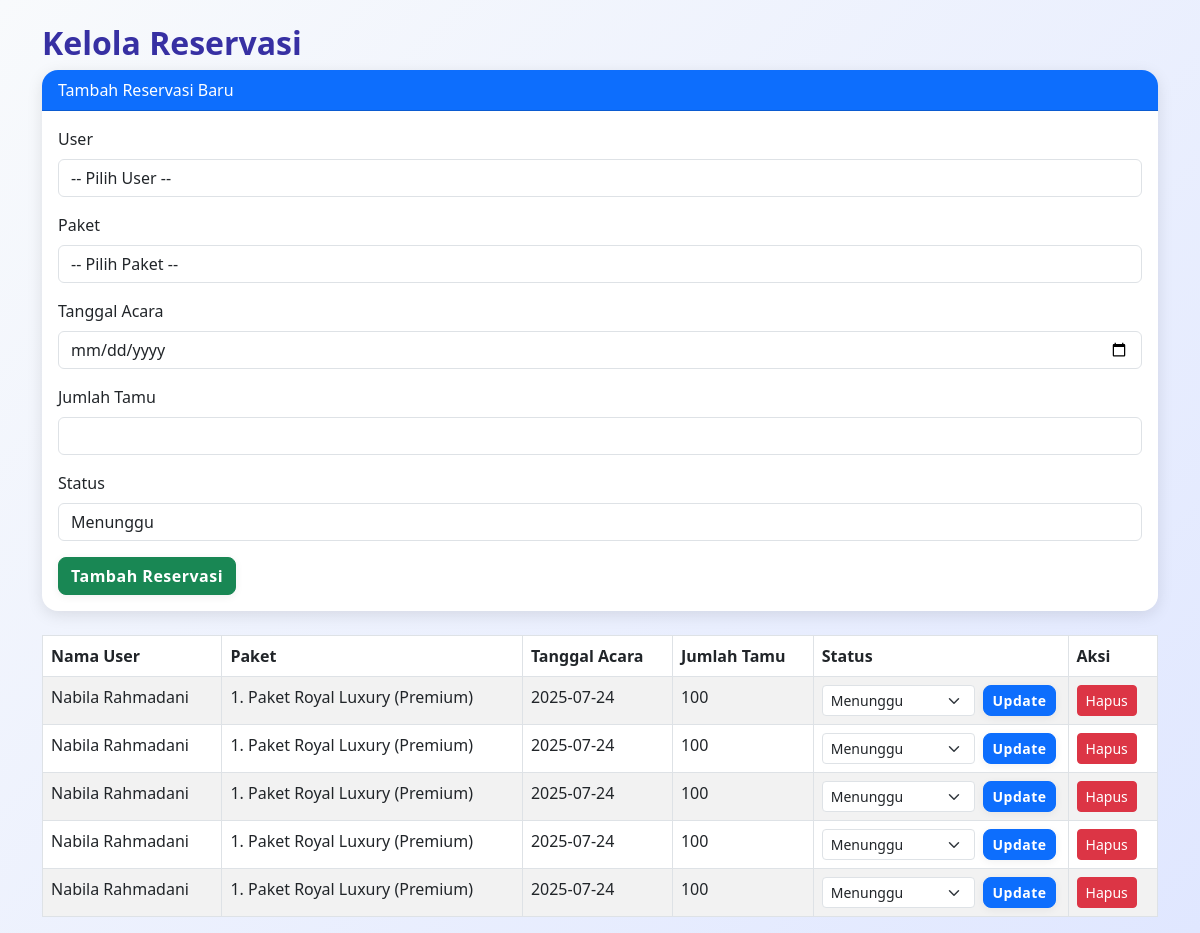
The app's page /uasnabila/views/kelola_reservasi.php (signed in) with its own data.
### tables this page shows
CREATE TABLE `nabila_reservasi` (
  `id` int(11) NOT NULL,
  `id_users` int(11) NOT NULL,
  `id_paket` int(11) NOT NULL,
  `tanggal_acara` date NOT NULL,
  `jumlah_tamu` int(11) NOT NULL,
  `permintaan_khusus` text DEFAULT NULL,
  `status` enum('menunggu','dikonfirmasi','ditolak','selesai') DEFAULT 'menunggu',
  `dibuat_pada` timestamp NOT NULL DEFAULT current_timestamp()
);

CREATE TABLE `nabila_users` (
  `id` int(11) NOT NULL,
  `username` varchar(50) NOT NULL,
  `password` varchar(255) NOT NULL,
  `level` enum('admin','user') NOT NULL,
  `nama_lengkap` varchar(100) NOT NULL,
  `email` varchar(100) NOT NULL,
  `no_telepon` varchar(20) NOT NULL,
  `dibuat_pada` timestamp NOT NULL DEFAULT current_timestamp()
);

CREATE TABLE `nabila_paket` (
  `id` int(11) NOT NULL,
  `nama_paket` varchar(100) NOT NULL,
  `deskripsi` text DEFAULT NULL,
  `harga` decimal(10,2) NOT NULL,
  `min_tamu` int(11) NOT NULL,
  `max_tamu` int(11) NOT NULL,
  `photo` varchar(255) DEFAULT NULL,
  `dibuat_pada` timestamp NOT NULL DEFAULT current_timestamp()
);

### uasnabila/views/kelola_reservasi.php (the view, shortened to what this page needs)
<?php
include '../config/koneksi.php';
$query = "SELECT r.*, u.nama_lengkap, p.nama_paket
          FROM nabila_reservasi r
          JOIN nabila_users u ON r.id_users = u.id
          JOIN nabila_paket p ON r.id_paket = p.id
          ORDER BY r.tanggal_acara DESC";
$result = $koneksi->query($query);
?>
<!DOCTYPE html>
<html>
<head>
    <link href="https://cdn.jsdelivr.net/npm/bootstrap@5.3.0/dist/css/bootstrap.min.css" rel="stylesheet">
    <link href="../assets/css/style.css" rel="stylesheet">
</head>
<body>
<div class="container mt-4">
    <h2>Kelola Reservasi</h2>
    <div class="card mb-4">
        <div class="card-header bg-primary text-white">Tambah Reservasi Baru</div>
        <div class="card-body">
            <form method="POST">
                <div class="mb-3">
                    <label class="form-label">User</label>
                    <select name="id_users" class="form-control" required>
                        <option value="">-- Pilih User --</option>
                    </select>
                </div>
                <div class="mb-3">
                    <label class="form-label">Paket</label>
                    <select name="id_paket" class="form-control" required>
                        <option value="">-- Pilih Paket --</option>
                    </select>
                </div>
                <div class="mb-3">
                    <label class="form-label">Tanggal Acara</label>
                    <input type="date" name="tanggal_acara" class="form-control" required>
                </div>
                <div class="mb-3">
                    <label class="form-label">Jumlah Tamu</label>
                    <input type="number" name="jumlah_tamu" class="form-control" required>
                </div>
                <div class="mb-3">
                    <label class="form-label">Status</label>
                    <select name="status" class="form-control" required>
                        <option value="menunggu">Menunggu</option>
                    </select>
                </div>
                <button type="submit" name="tambah_reservasi" class="btn btn-success">Tambah Reservasi</button>
            </form>
        </div>
    </div>
    <table class="table table-bordered table-striped">
        <thead>
            <tr>
                <th>Nama User</th>
                <th>Paket</th>
                <th>Tanggal Acara</th>
                <th>Jumlah Tamu</th>
                <th>Status</th>
                <th>Aksi</th>
            </tr>
        </thead>
        <tbody>
        <?php while ($row = $result->fetch_assoc()) { ?>
            <tr>
                <td><?php echo htmlspecialchars($row['nama_lengkap']); ?></td>
                <td><?php echo htmlspecialchars($row['nama_paket']); ?></td>
                <td><?php echo htmlspecialchars($row['tanggal_acara']); ?></td>
                <td><?php echo htmlspecialchars($row['jumlah_tamu']); ?></td>
                <td>
                    <form method="POST" class="d-flex">
                        <select name="status" class="form-select form-select-sm me-2">
                            <option value="menunggu" <?php if($row['status']=='menunggu') echo 'selected'; ?>>Menunggu</option>
                        </select>
                        <button type="submit" name="update_status" class="btn btn-primary btn-sm me-1">Update</button>
                    </form>
                </td>
                <td>
                    <form method="POST" onsubmit="return confirm('Yakin ingin menghapus reservasi ini?');">
                        <button type="submit" name="hapus_reservasi" class="btn btn-danger btn-sm">Hapus</button>
                    </form>
                </td>
            </tr>
        <?php } ?>
        </tbody>
    </table>
</div>
</body>
</html>

### uasnabila/assets/css/style.css (style rules this page uses)
body { background: linear-gradient(135deg, #f8fafc 0%, #e0e7ff 100%); min-height: 100vh; font-family: 'Segoe UI', Arial, sans-serif; }
.card { box-shadow: 0 4px 16px rgba(0,0,0,0.10); border-radius: 16px; border: none; transition: transform 0.2s; }
.card-header { border-radius: 16px 16px 0 0 !important; }
.btn-primary, .btn-success { border-radius: 8px; font-weight: 600; letter-spacing: 0.5px; box-shadow: 0 2px 8px rgba(0,0,0,0.06); transition: background 0.2s; }
h2, h4 { color: #3730a3; font-weight: 700; }

### records on screen
nabila_reservasi: id_users.nama_lengkap "Nabila Rahmadani", id_paket.nama_paket "1. Paket Royal Luxury (Premium)", tanggal_acara "2025-07-24", jumlah_tamu "100", status "Menunggu"
nabila_reservasi: id_users.nama_lengkap "Nabila Rahmadani", id_paket.nama_paket "1. Paket Royal Luxury (Premium)", tanggal_acara "2025-07-24", jumlah_tamu "100", status "Menunggu"
nabila_reservasi: id_users.nama_lengkap "Nabila Rahmadani", id_paket.nama_paket "1. Paket Royal Luxury (Premium)", tanggal_acara "2025-07-24", jumlah_tamu "100", status "Menunggu"
nabila_reservasi: id_users.nama_lengkap "Nabila Rahmadani", id_paket.nama_paket "1. Paket Royal Luxury (Premium)", tanggal_acara "2025-07-24", jumlah_tamu "100", status "Menunggu"
nabila_reservasi: id_users.nama_lengkap "Nabila Rahmadani", id_paket.nama_paket "1. Paket Royal Luxury (Premium)", tanggal_acara "2025-07-24", jumlah_tamu "100", status "Menunggu"
